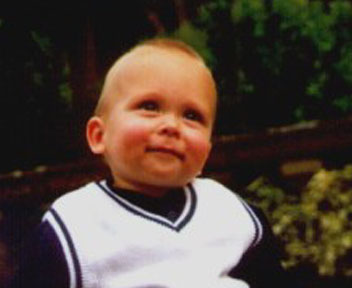
%> input picture 3-kMeans/data/imageDatabase/im00001.jpg, 352 x 288 px; its folder holds only this picture in this run
$ octave skinExtractor.m   (GNU Octave 9; MATLAB toolbox functions it lacks are replaced by stand-ins)
%> lines starting %> are read from the running program, lines starting %| are printed output that depends on the picture; in (x1, y1, x2, y2) boxes, pixels count from 0 and x2, y2 are one past the last pixel; in counts of white or black regions, pixels touching at a corner belong together; the program's own positions count from 1
% MD MAHEENUL ISLAM
% 24861030
%% Task 5
inputPath = './data/imageDatabase/';             % Directory of the folder,
                                            % where data files are located

outputPath = './result/';              % Directory of the folder,
                                            % where the results are saved

liste = dir(strcat(inputPath,'*.jpg'));     % Creates a list of all files
                                            % in inputPath

files = {liste.name};                       % Creates a cell array with the
                                            % name of the data file

addpath('./data/customFunctions');          % Adding path to custom functions

for k=1:numel(files)
    %% Reading image
    fileName = strcat(inputPath,files{k});
    resultName = strcat(outputPath,files{k});

    img = imread(fileName);
%> img is the input picture: size 288x352x3 uint8; mean R, G, B 83.6, 69.5, 59.3
    img_norm=double(img);

    resultImg = figure('units','normalized','outerposition',[0 0 1 1]);
    subplot(2,2,1)
    imshow(img);
    title('Original image')
    %% Parameters
    inorm=5;    % Number of times images are normalized according to
                % ECCV98-finlayson. Recommended inorm is 4 or 5.
                % inorm=0 means no normalisation.

    cluster=6; % The number of clusters (k) for kmeans operation.

    repeat=6;   % The number of times erosion and dilations are repeated
                % It determines the magnitude of the opening and closing
                % performed on the images.
                % repeat=0 means no erosion or dilation of the image.

    blur=0;     % Determines whether the image should be blurred prior to
                % image RGB normalisation.
                % blur=0 means off; otherwise on. Recommended blur=0.
    %% Blur image
    if (blur)
        img_norm = rgb2gray(img);
        img_norm = imgaussfilt(img_norm,2);
        img_norm = double(img).*(double(img_norm)/255);
    end

    %% Normalisation of image
    tic
    for i=1:inorm
        % Lighting geometry normalisation
        % temp added to avoid nan which occurs when divided by 0.
        temp=sum(img_norm,3);
        temp(temp==0)=1;
        img_norm1=img_norm./temp;

        % Illumination color normalisation
        img_norm2=numel(img_norm1(:,:,1))*img_norm1./sum(sum(img_norm1,1),2);
    end
%> this loop made 5 passes
%> pass 1, `img_norm1=img_norm./temp;`:
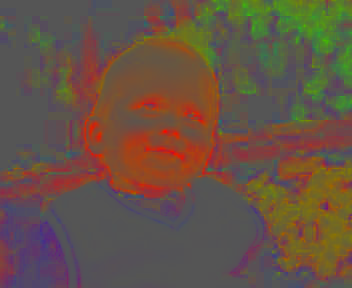
%> img_norm1: size 288x352x3 double; mean R, G, B 0.402, 0.327, 0.271
%> pass 1, `img_norm2=numel(img_norm1(:,:,1))*img_norm1./sum(sum(img_norm1,1),2);`:
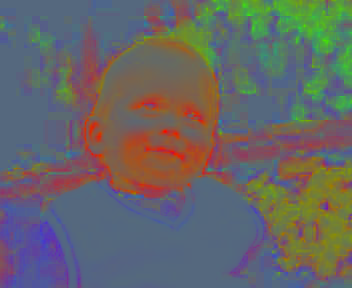
%> img_norm2: size 288x352x3 double; mean R, G, B 1, 1, 1; drawn with min black and max white

    if(inorm)
    img_norm=double(img).*img_norm2;
    % Scaling values to the range 0-256
    img_norm=img_norm./(max(max(img_norm)))*256;
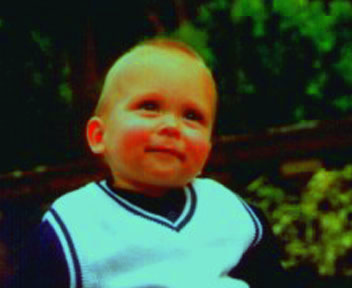
%> img_norm: size 288x352x3 double; mean R, G, B 57.5, 73.4, 50.9; drawn with min black and max white
    end

    subplot(2,2,2)
    imshow(uint8(img_norm));
    title('Normalized image')
    toc

    %% Performing K-means on YCbCr image
    tic
    ycbcrImg = rgb2ycbcr(uint8(img_norm));
%> ycbcrImg: size 288x352x3 uint8; mean of channels 1, 2, 3 72.7, 120.5, 122.6
    X = double(reshape(ycbcrImg,[numel(ycbcrImg(:,:,1)),size(ycbcrImg,3)]));
    [ki,kvalue] = kmeans(X,cluster);
%> kvalue = [32.16 126.9 127.4; 71.6 104.1 115.6; 140.6 89.58 133.1; 91.87 93.23 170.3; 137.6 141.1 97.37; 184 135.5 82]
    X = ones(size(ki,1),size(img,3));
    for i = 1:size(kvalue,1)
        X(ki==i,:)=kvalue(i,:).*X(ki==i,:);
    end
    X = reshape(X,size(ycbcrImg));
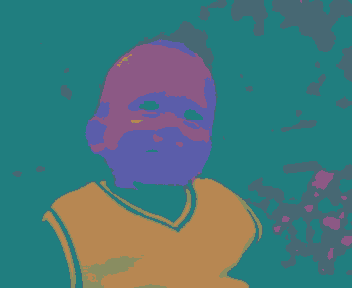
%> X: size 288x352x3 double; mean R, G, B 72.7, 120.5, 122.6
    X=uint8(X);
%> X: size 288x352x3 uint8
    toc
    subplot(2,2,3)
    imshow(X);
    title('Clustered normalized image')

    XN=img;
    XN = XN.*uint8((X(:,:,2)>=77 & X(:,:,2)<=127));
    XN = XN.*uint8((X(:,:,3)>=133 & X(:,:,3)<=173));

    %% Erosion and dilation of image
    tic;
    mask=logical(sum(XN,3));
%> mask: size 288x352 logical; 14.8% white; 14 white regions (5 under 20 px), largest, box (x1, y1, x2, y2) and area: (85, 39, 216, 190) 14292, (312, 170, 334, 190) 262, (323, 216, 340, 230) 170
    structure_mat=[0 1 0;1 1 1;0 1 0];

    % Closing
    for i=1:repeat
    mask=imdilate(mask,structure_mat);
    end
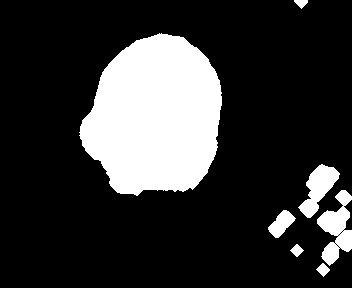
%> mask: size 288x352 logical; 20.2% white; 7 white regions, largest, box (x1, y1, x2, y2) and area: (79, 33, 222, 196) 17351, (317, 190, 352, 266) 1357, (298, 164, 340, 218) 1039
    for i=1:repeat
    mask=imerode(mask,structure_mat);
    end
%> mask: size 288x352 logical; 15.4% white; 11 white regions (4 under 20 px), largest, box (x1, y1, x2, y2) and area: (85, 39, 216, 190) 14783, (312, 170, 334, 197) 318, (323, 212, 344, 230) 207

    % Opening
    for i=1:repeat
    mask=imerode(mask,structure_mat);
    end
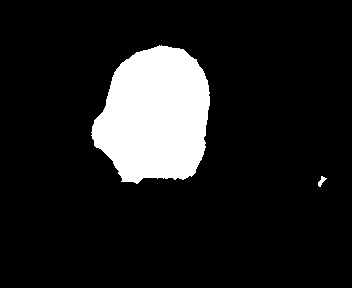
%> mask: size 288x352 logical; 12.3% white; 2 white regions, box (x1, y1, x2, y2) and area: (91, 45, 210, 184) 12374, (318, 176, 327, 187) 45
    for i=1:repeat
    mask=imdilate(mask,structure_mat);
    end
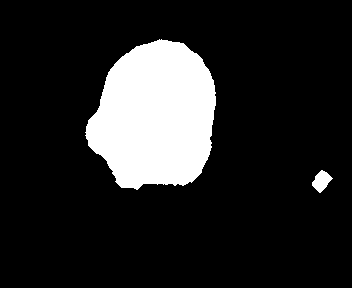
%> mask: size 288x352 logical; 14.8% white; 2 white regions, box (x1, y1, x2, y2) and area: (85, 39, 216, 190) 14756, (312, 170, 333, 193) 273

    if (repeat)
        XN=img.*uint8(mask);
    end
    toc

    subplot(2,2,4)
    imshow(XN);
    title('Masked image')

    saveas(resultImg,resultName,'jpeg');
    close(resultImg);
end

$ run again, on 3-kMeans/data/imageDatabase/im00005.jpg
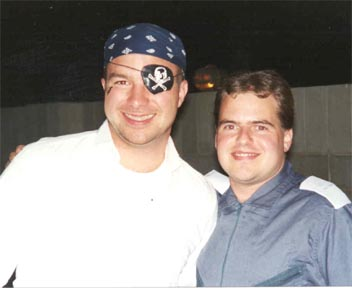
%> input picture 3-kMeans/data/imageDatabase/im00005.jpg, 352 x 288 px
%> img is the input picture: size 288x352x3 uint8; mean R, G, B 145, 139.8, 136.9
%> ycbcrImg: size 288x352x3 uint8; mean of channels 1, 2, 3 125.8, 128.6, 118.5
%> kvalue = [42.6 125.3 125.2; 212.3 134.3 103.3; 139.1 102.6 155.6; 138.5 150 104.1; 79.45 125.5 123.8; 177.5 104.8 141.9]
%> after the loop `for i=1:repeat`:
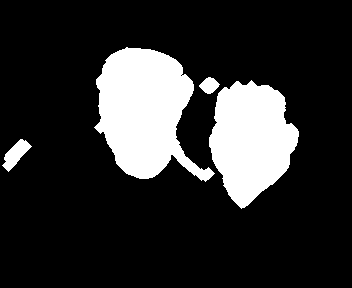
%> mask: size 288x352 logical; 18.1% white; 4 white regions, box (x1, y1, x2, y2) and area: (94, 47, 215, 182) 9839, (209, 80, 299, 209) 7840, (2, 139, 32, 172) 442, (199, 77, 220, 94) 223
%> after the loop `for i=1:repeat`:
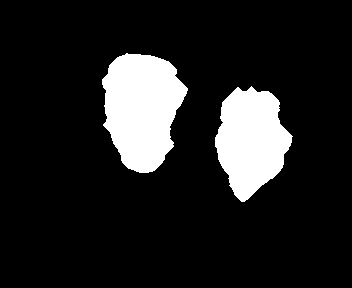
%> mask: size 288x352 logical; 13.2% white; 2 white regions, box (x1, y1, x2, y2) and area: (102, 53, 188, 173) 7335, (215, 86, 293, 202) 6000

$ run again, on 3-kMeans/data/imageDatabase/im00006.jpg
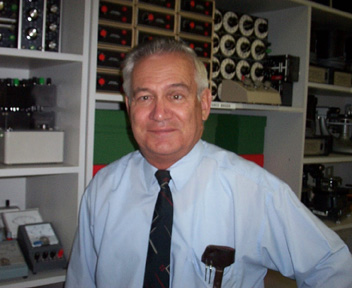
%> input picture 3-kMeans/data/imageDatabase/im00006.jpg, 352 x 288 px
%> img is the input picture: size 288x352x3 uint8; mean R, G, B 94.9, 93.8, 95.3
%> ycbcrImg: size 288x352x3 uint8; mean of channels 1, 2, 3 86.1, 134.2, 112.9
%> kvalue = [28.35 127.8 127.5; 98.13 110.2 150; 117.4 146.8 99.12; 54.59 124.5 120.8; 83.37 127.3 112.8; 147.4 155.8 87.99]
%> after the loop `for i=1:repeat`:
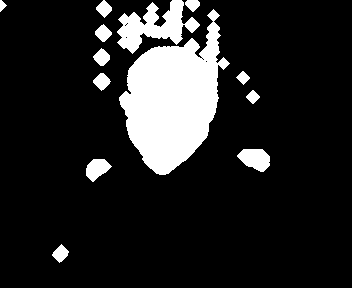
%> mask: size 288x352 logical; 14.2% white; 13 white regions, largest, box (x1, y1, x2, y2) and area: (119, 9, 230, 175) 10087, (117, 0, 200, 54) 2052, (237, 149, 270, 172) 536
%> after the loop `for i=1:repeat`:
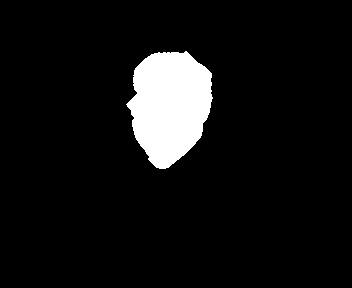
%> mask: size 288x352 logical; 7.2% white; 1 white region, box (x1, y1, x2, y2) and area: (126, 51, 213, 169) 7349

$ run again, on 3-kMeans/data/imageDatabase/im00007.jpg
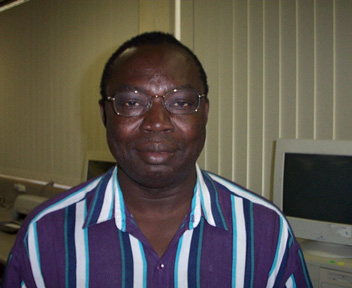
%> input picture 3-kMeans/data/imageDatabase/im00007.jpg, 352 x 288 px
%> img is the input picture: size 288x352x3 uint8; mean R, G, B 91.4, 86.1, 79
%> ycbcrImg: size 288x352x3 uint8; mean of channels 1, 2, 3 89.9, 115.5, 133.3
%> kvalue = [115.3 99.27 135.2; 86.36 105.2 141.2; 120.2 153.5 75.51; 176.1 119.9 120.4; 53.83 150.4 129; 48.25 120.4 136.5]
%> `XN=img.*uint8(mask);`:
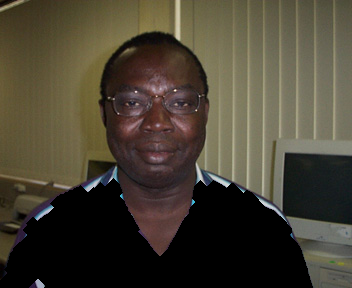
%> XN: size 288x352x3 uint8; mean R, G, B 72.1, 65.7, 51.4
